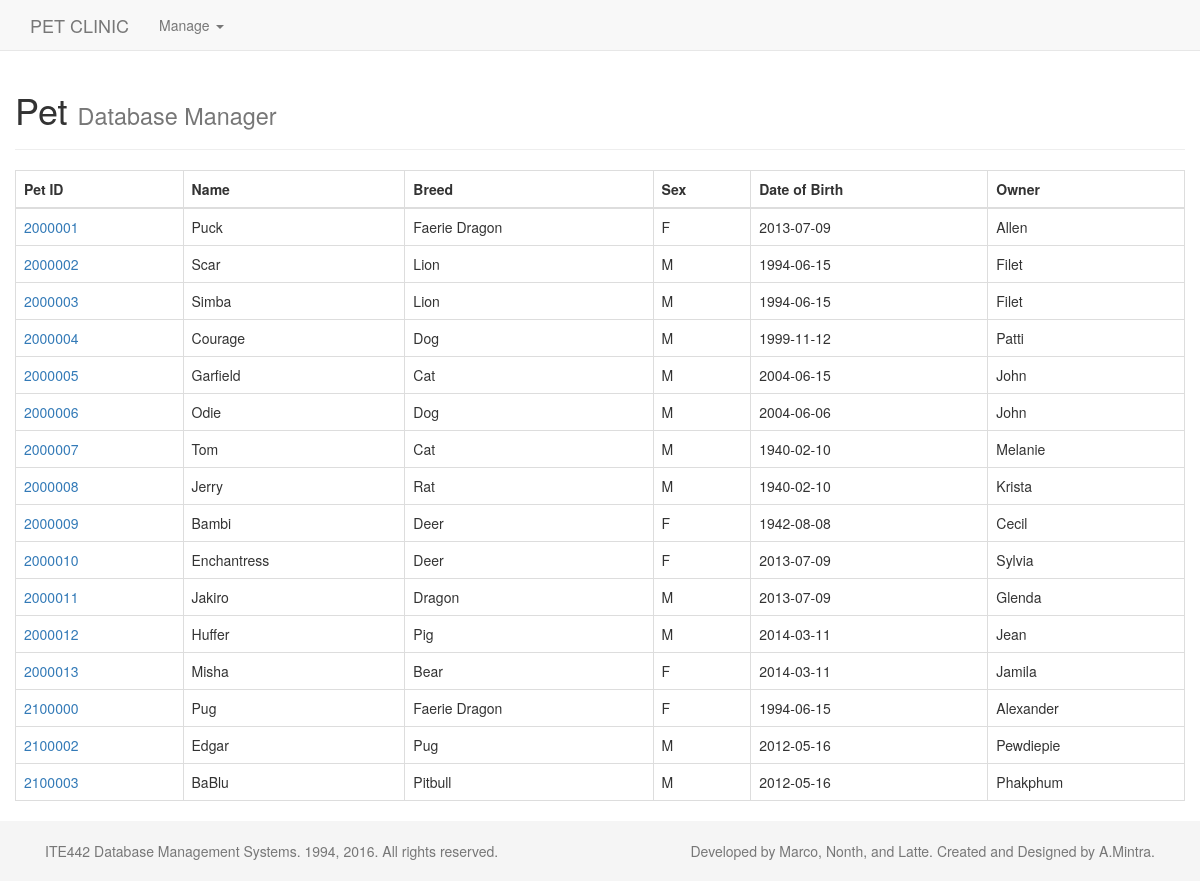
/pet_index.php, run on an earlier commit of the app's database.
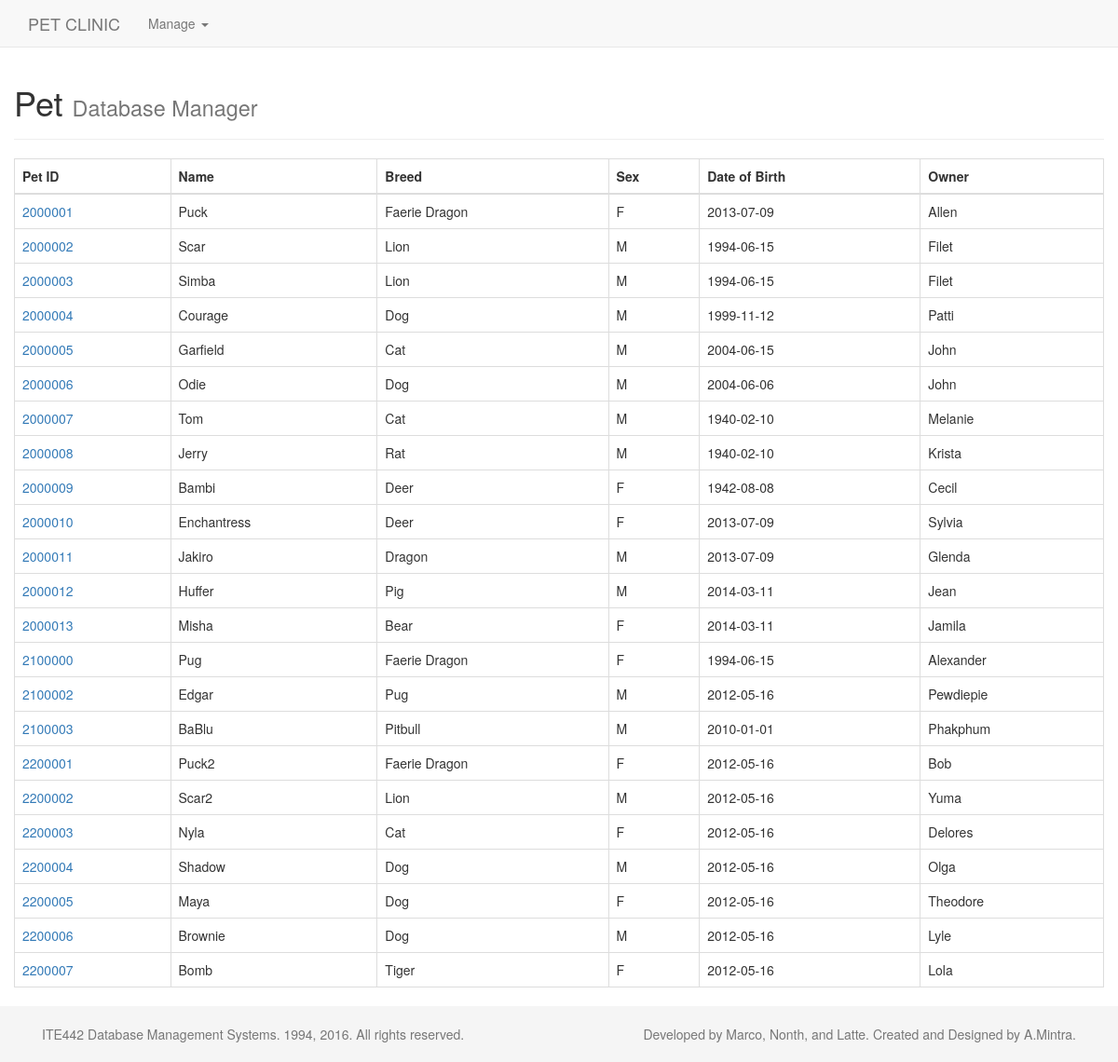
And on a later commit of the database.
### tables this page shows
CREATE TABLE IF NOT EXISTS PET (
	PET_ID INT NOT NULL,
    OWNER_ID INT NOT NULL,
    PET_NAME VARCHAR(30) NOT NULL,
    DATE_OF_BIRTH DATE,
    BREED TEXT,
    SEX CHAR,
    PRIMARY KEY(PET_ID)
);

CREATE TABLE IF NOT EXISTS OWNER (
	OWNER_ID INT NOT NULL,
    F_NAME VARCHAR(30) NOT NULL,
    L_NAME VARCHAR(30) NOT NULL,
    ADDRESS VARCHAR(40),
    PHONE VARCHAR(15),
    SEX CHAR,
    PRIMARY KEY(OWNER_ID)
);

### includes/pet_connection.php (called while the page is built, shortened)
<?php
	class dbConn {
		public function __construct(){
			$this->conn = new PDO('mysql:host='.$host.';dbname='.$db_name.';charset=utf8', $username, $password);
		}
	};
	class PetConnection extends dbConn {
		public function getPets() {
			try {
				$db = new dbConn;
				$err = '';
				$stmt = $db->conn->prepare("SELECT * FROM PET");
				$stmt->execute();
				$results = $stmt->fetchAll(PDO::FETCH_ASSOC);
			}
			catch (PDOException $e) {
				$err = "Error: " . $e->getMessage();
			}
			$success = ($err == '' ? $results : $err );
			return $success;
		}
		public function getOwner($ownerid) {
			try {
				$db = new dbConn;
				$err = '';
				$stmt = $db->conn->prepare("SELECT * FROM OWNER where OWNER_ID = :ownerid"  );
				$stmt->bindParam(':ownerid', $ownerid);
				$stmt->execute();
				$results = $stmt->fetch(PDO::FETCH_ASSOC);
			}
			catch (PDOException $e) {
				$err = "Error: " . $e->getMessage();
			}
			$success = ($err == '' ? $results : $err );
			return $success;
		}
	};
?>

### pet_index.php (the view, shortened to what this page needs)
<?php include ('includes/header.php'); ?>
<?php include ("includes/pet_connection.php"); ?>
<?php
	$a = new PetConnection;
	$pet =  $a->getPets();
?>
<div class="container">
	<div class="row">
		<div class="page-header" style="margin: 0px;">
		  <h1>Pet <small>Database Manager</small></h1>
		</div>
	</div>
</div>
<div class="container">
	<div class="row">
		<?php
		if (is_array($pet) || is_object($pet))
			{
				echo "<table class='table table-bordered table-hover'>";
				echo "<thead><tr><th>Pet ID</th><th>Name</th><th>Breed</th><th>Sex</th><th>Date of Birth</th><th>Owner</th></tr></thead>";
				foreach ($pet as $result) {
					echo "<tr typeid='".$result['PET_ID']."'><td><a href='pet_show.php?id=".$result['PET_ID']."'>".$result['PET_ID']."</a></td>";
					echo "<td>".$result['PET_NAME']."</td>";
					echo "<td>".$result['BREED']."</td>";
					echo "<td>".$result['SEX']."</td>";
					echo "<td>".$result['DATE_OF_BIRTH']."</td>";
					echo "<td>";
					echo $a->getOwner($result['OWNER_ID'])["F_NAME"];
					echo "</td>";
					echo "</tr>";
				}
				echo "</table>";
			}
		?>
	</div>
</div>
<?php include ('includes/footer.php'); ?>

### includes/header.php (shortened to what this page needs)
<!DOCTYPE html>
<html lang="en">
<head>
	<link rel="stylesheet" type="text/css" href="css/bootstrap.min.css">
	<link rel="stylesheet" type="text/css" href="css/sweet-alert.css">
	<link rel="stylesheet" type="text/css" href="css/sticky-footer-navbar.css">
	<link href="css/main.css" rel="stylesheet" media="screen">
</head>
<body style="padding:70px 10px 0px 10px;">
	<nav class="navbar navbar-default navbar-fixed-top">
		<div class="container">
			<div class="navbar-header">
				<a class="navbar-brand" href="/pet-clinic/">PET CLINIC</a>
			</div>
			<div class="collapse navbar-collapse" id="bs-example-navbar-collapse-1">
				<ul class="nav navbar-nav">
					<li class="dropdown">
						<a href="#" class="dropdown-toggle" data-toggle="dropdown" role="button" aria-haspopup="true" aria-expanded="false">Manage <span class="caret"></span></a>
					</li>
			</div>
		</div>
	</nav>

### includes/footer.php
<footer class="footer">
	<div class="container">
		<div class="col-md-6">
			<p class="text-muted">ITE442 Database Management Systems. 1994, 2016. All rights reserved.</p>
		</div>
		<div class="col-md-6">
			<p class="text-muted text-right">Developed by Marco, Nonth, and Latte. Created and Designed by A.Mintra.</a></p>
		</div>
	</div>
</footer>
</body>
</html>

### css/sticky-footer-navbar.css (style rules this page uses)
html { position: relative; min-height: 100%; }
body { margin-bottom: 60px; }
.footer { position: absolute; bottom: 0; left: 0; width: 100%; height: 60px; background-color: #f5f5f5; }
.container .text-muted { margin: 20px 0; }

What changed in the data, as far as the page shows it:
changed pet "BaBlu": DATE_OF_BIRTH "2012-05-16" → "2010-01-01"
added pet: PET_ID "2200001", PET_NAME "Puck2", BREED "Faerie Dragon", SEX "F", DATE_OF_BIRTH "2012-05-16", OWNER_ID.F_NAME "Bob"
added pet: PET_ID "2200002", PET_NAME "Scar2", BREED "Lion", SEX "M", DATE_OF_BIRTH "2012-05-16", OWNER_ID.F_NAME "Yuma"
added pet: PET_ID "2200003", PET_NAME "Nyla", BREED "Cat", SEX "F", DATE_OF_BIRTH "2012-05-16", OWNER_ID.F_NAME "Delores"
added pet: PET_ID "2200004", PET_NAME "Shadow", BREED "Dog", SEX "M", DATE_OF_BIRTH "2012-05-16", OWNER_ID.F_NAME "Olga"
added pet: PET_ID "2200005", PET_NAME "Maya", BREED "Dog", SEX "F", DATE_OF_BIRTH "2012-05-16", OWNER_ID.F_NAME "Theodore"
added pet: PET_ID "2200006", PET_NAME "Brownie", BREED "Dog", SEX "M", DATE_OF_BIRTH "2012-05-16", OWNER_ID.F_NAME "Lyle"
added pet: PET_ID "2200007", PET_NAME "Bomb", BREED "Tiger", SEX "F", DATE_OF_BIRTH "2012-05-16", OWNER_ID.F_NAME "Lola"
